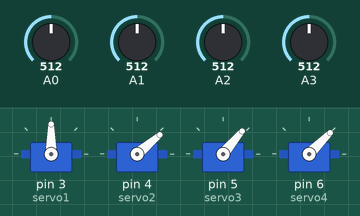
The sketch below on a simulated Arduino Uno, built with avr-gcc and run on an emulated ATmega328P. On the bench: 4 × servo. The test bench sets the inputs (shaded band); at power-on: A0 = 512, A2 = 512, A3 = 512, A1 = 512.

Above: at 1.2 s.
1.3 s: A0 set to 716
At 2.5 s:
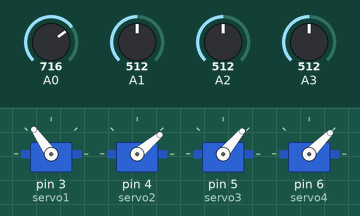
2.8 s: A2 set to 716
At 3.6 s:
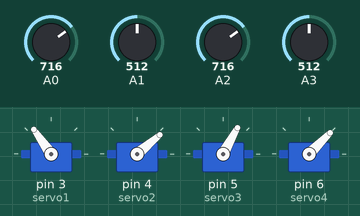
4.3 s: A3 set to 716
At 5.3 s:
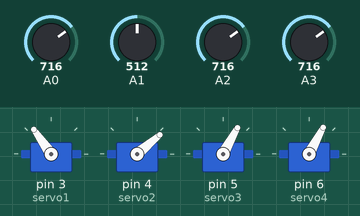
5.8 s: A1 set to 306
At 6.3 s:
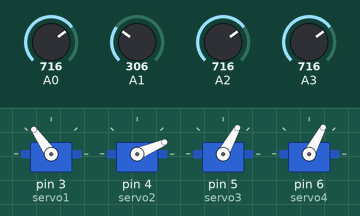
7.3 s: A0 set to 992
At 8.5 s:
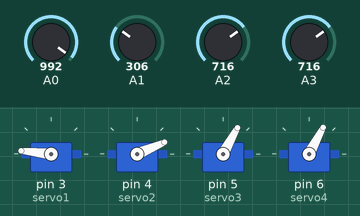
8.8 s: A1 set to 30
At 9.5 s:
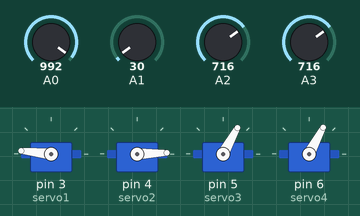
Timing chart, 0 to 11.3 s (numbered marks = the images above; inputs shaded):
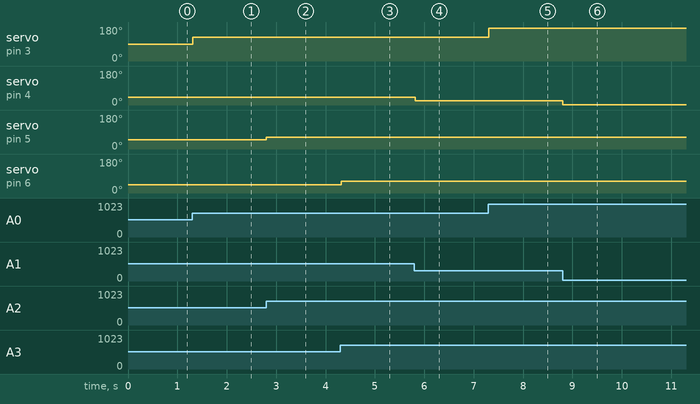

Measured:
- after the input at 1.3 s, servo on pin 3 (servo1): 90° → 125° at once
- after the input at 2.8 s, servo on pin 5 (servo3): 50° → 61° at once
- after the input at 4.3 s, servo on pin 6 (servo4): 45° → 62° at once
- after the input at 5.8 s, servo on pin 4 (servo2): 40° → 23° at once
- after the input at 7.3 s, servo on pin 3 (servo1): 125° → 174° at once
- after the input at 8.8 s, servo on pin 4 (servo2): 23° → 2° at once

The sketch:

Codigo_Arduino___Controle.ino
```cpp
#include <Servo.h>

Servo servo1;
Servo servo2;
Servo servo3;
Servo servo4;

void setup() {
  servo1.attach(3); //Porta digital D3 giro
  servo2.attach(4); //Porta digital D4 distancia
  servo3.attach(5); //Porta digital D5 altura
  servo4.attach(6); //Porta digital D6 garra
}

void loop() {
  int ctr1 = analogRead(0); //Porta analogica A0
  int ctr2 = analogRead(1); //Porta analogica A1
  int ctr3 = analogRead(2); //Porta analogica A2
  int ctr4 = analogRead(3); //Porta analogica A3

  ctr1 = map(ctr1, 0, 1023, 0, 180); //Mapeia a posição do potenciômetro N0
  servo1.write(ctr1); //Envia ao servo motor a posição N3

  ctr2 = map(ctr2, 0, 1023, 0, 80); //Mapeia a posição do potenciômetro N1
  servo2.write(ctr2); //Envia ao servo motor a posição N4

  ctr3 = map(ctr3, 0, 1023, 20, 80); //Mapeia a posição do potenciômetro N2
  servo3.write(ctr3); //Envia ao servo motor a posição N5

  ctr4 = map(ctr4, 0, 1023, 0, 90); //Mapeia a posição do potenciômetro N3
  servo4.write(ctr4); //Envia ao servo motor a posição N6

  delay(15);
}
```
